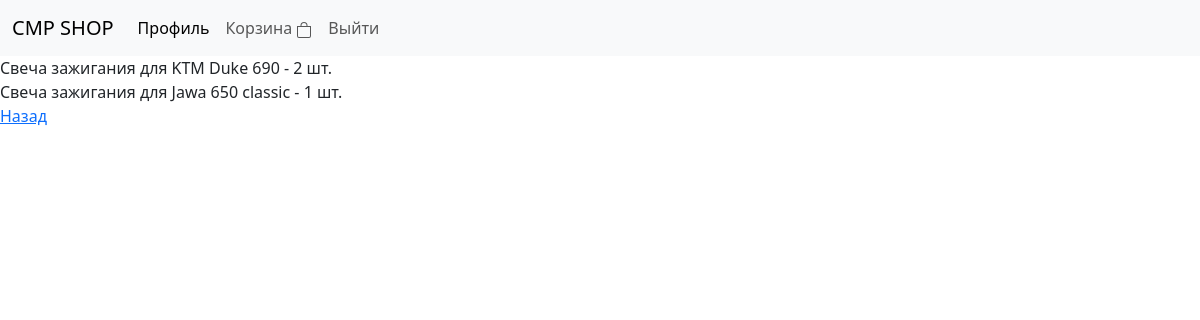
Page /profile/order/3 (signed in) on the committed database.
### app/models.py (models this page shows, shortened)
class Basket(Base):
    __tablename__ = 'basket'
    id = Column(Integer, primary_key=True)
    amount = Column(Integer)
    part_id = Column(Integer, ForeignKey('part.id'))
    part = relationship('Part', back_populates='parent')
    order_id = Column(Integer, ForeignKey('order.id'))
    order = relationship('Order', back_populates='parent')

class Part(Base):
    __tablename__ = 'part'
    id = Column(Integer, primary_key=True)
    part_number = Column(String)
    description = Column(String)  # полное название детали
    price = Column(Integer)
    amount = Column(Integer)
    model_id = Column(Integer, ForeignKey('model.id'),  nullable=False)
    model = relationship('Model', back_populates="parent")
    element_id = Column(Integer, ForeignKey('element.id'), nullable=False)
    element = relationship('Element', back_populates="parent")
    parent = relationship('Basket', back_populates='part')   # переделать

class Brand(Base):
    __tablename__ = 'brand'
    id = Column(Integer, primary_key=True)
    brand_name = Column(String(30))
    parent = relationship('Model', back_populates='brand')

class Model(Base):
    __tablename__ = 'model'
    id = Column(Integer, primary_key=True)
    model_name = Column(String)
    brand_id = Column(Integer, ForeignKey('brand.id'), nullable=False)
    brand = relationship('Brand', back_populates="parent")
    type_id = Column(Integer, ForeignKey('type.id'), nullable=False)
    type = relationship('Type', back_populates="parent")
    parent = relationship('Part', back_populates='model')
    image_id = Column(Integer, ForeignKey('element_image.id'))

### app/main/routes.py (the view)
@bp.get('/profile/order/<order_id>')
@login_required
def order(order_id):
    parts = session.query(Basket).filter_by(order_id=order_id).all()
    return render_template('main/order.html', parts=parts)

### app/models.py (called while the page is built)
@login.user_loader
def load_user(id):
    user = session.query(User).get(int(id))
    return user

### app/templates/main/order.html
{% extends "base.html" %}
{% block content %}
{% for part in parts %}
    {{ part.part.description }} для {{ part.part.model.brand.brand_name }}
{{ part.part.model.model_name }} - {{ part.amount }} шт.<br>
{% endfor %}
<a href="{{ url_for('main.profile', username=current_user.name, id=current_user.id) }}">Назад</a>
{% endblock %}

### rows in the picture
Basket: part.description "Свеча зажигания", part.model.brand.brand_name "KTM", part.model.model_name "Duke 690", amount "2"
Basket: part.description "Свеча зажигания", part.model.brand.brand_name "Jawa", part.model.model_name "650 classic", amount "1"
